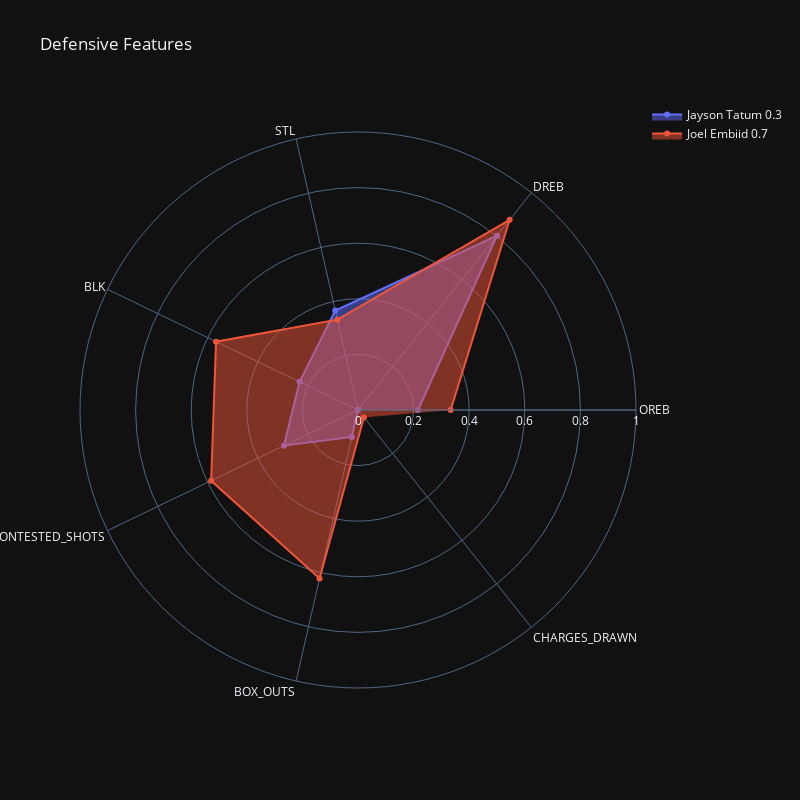

The notebook cell this image was saved under:
### Code cell
# get data back out of figure
df = pd.concat(
    [
        pd.DataFrame({"r": t.r, 
                      "theta": t.theta, 
                      "trace": np.full(len(t.r), t.name)})
        for t in fig_def.data
    ]
)

# convert theta to be in radians
df["theta_n"] = pd.factorize(df["theta"])[0]
df["theta_radian"] = (df["theta_n"] / (df["theta_n"].max() + 1)) * 2 * np.pi
# work out x,y co-ordinates
df["x"] = np.cos(df["theta_radian"]) * df["r"]
df["y"] = np.sin(df["theta_radian"]) * df["r"]

# now generate a polygon from co-ordinates using shapely
# then it's a simple case of getting the area of the polygon
df_a = df.groupby("trace").apply(
    lambda d: sg.MultiPoint(list(zip(d["x"], d["y"]))).convex_hull.area
)

# let's use the areas in the name of the traces
fig_def.for_each_trace(lambda t: t.update(name=f"{t.name} {df_a.loc[t.name]:.1f}"))

### Figure 1 — Plotly figure (JSON) as saved in the notebook; plotly's stock layout.template omitted (floating-point values rounded to 4 significant figures)
{"data": [{"fill": "toself", "name": "Jayson Tatum 0.3", "r": [0.2157, 0.8021, 0.3667, 0.2333, 0.2957, 0.09936, 0], "theta": ["OREB", "DREB", "STL", "BLK", "CONTESTED_SHOTS", "BOX_OUTS", "CHARGES_DRAWN"], "type": "scatterpolar"}, {"fill": "toself", "name": "Joel Embiid 0.7", "r": [0.3333, 0.875, 0.3333, 0.5667, 0.5862, 0.6218, 0.03409], "theta": ["OREB", "DREB", "STL", "BLK", "CONTESTED_SHOTS", "BOX_OUTS", "CHARGES_DRAWN"], "type": "scatterpolar"}], "layout": {"height": 800, "polar": {"radialaxis": {"range": [0, 1], "visible": true}}, "showlegend": true, "title": {"text": "Defensive Features"}, "width": 800}}
